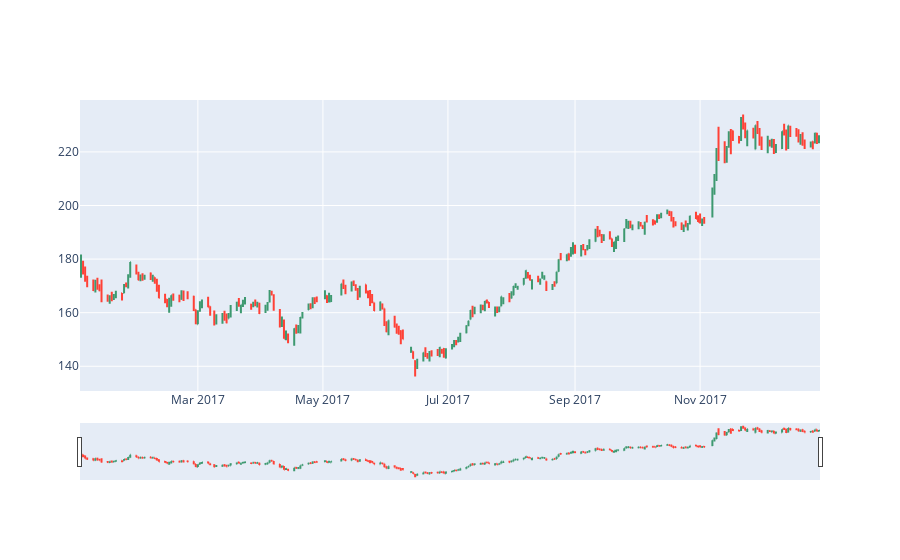

The notebook cell saved with this chart:
### Code cell
trace = go.Ohlc(x=sber.index,
                open=sber['OPEN'],
                high=sber['HIGH'],
                low=sber['LOW'],
                close=sber['CLOSE'])

data = [trace]
iplot(data)

### Figure 1 — Plotly figure (JSON) as saved in the notebook; plotly's stock layout.template omitted (floating-point values rounded to 4 significant figures; data arrays with more than 128 entries replaced by an {"elided": "..."} marker saying what was removed)
{"data": [{"close": {"elided": "252 float values"}, "high": {"elided": "252 float values"}, "low": {"elided": "252 float values"}, "open": {"elided": "252 float values"}, "type": "ohlc", "x": {"elided": "252 str values"}}], "layout": {}}
